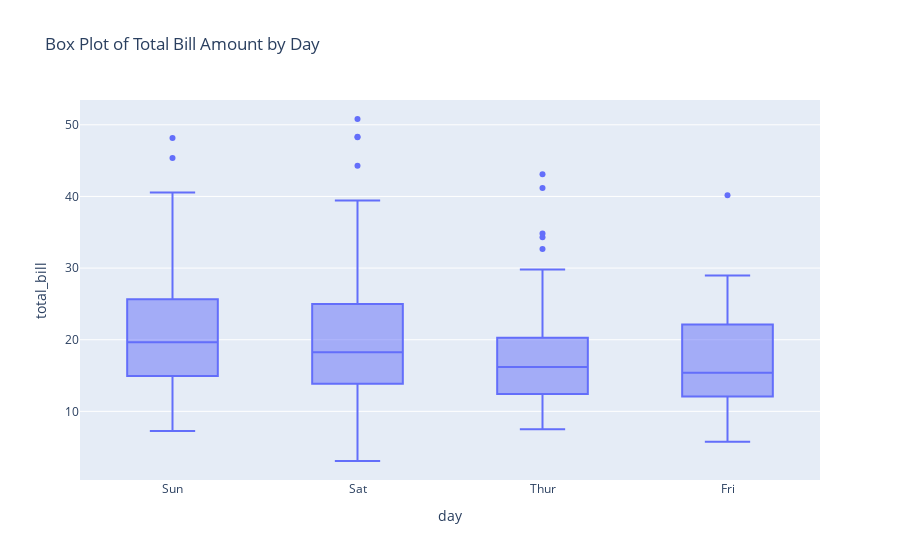

Source (notebook cell):
### Markdown cell above
Q2. Using the tips dataset in the Plotly library, plot a box plot using Plotly express.

### Code cell
tips_df = px.data.tips()

fig = px.box(tips_df, x="day", y="total_bill", title="Box Plot of Total Bill Amount by Day")

fig.show()

### Figure 1 — Plotly figure (JSON) as saved in the notebook; plotly's stock layout.template omitted (floating-point values rounded to 4 significant figures; data arrays with more than 128 entries replaced by an {"elided": "..."} marker saying what was removed)
{"data": [{"alignmentgroup": "True", "hovertemplate": "day=%{x}<br>total_bill=%{y}<extra></extra>", "legendgroup": "", "marker": {"color": "#636efa"}, "name": "", "notched": false, "offsetgroup": "", "orientation": "v", "showlegend": false, "type": "box", "x": {"elided": "244 str values"}, "x0": " ", "xaxis": "x", "y": {"elided": "244 float values"}, "y0": " ", "yaxis": "y"}], "layout": {"boxmode": "group", "legend": {"tracegroupgap": 0}, "title": {"text": "Box Plot of Total Bill Amount by Day"}, "xaxis": {"anchor": "y", "domain": [0, 1], "title": {"text": "day"}}, "yaxis": {"anchor": "x", "domain": [0, 1], "title": {"text": "total_bill"}}}}
